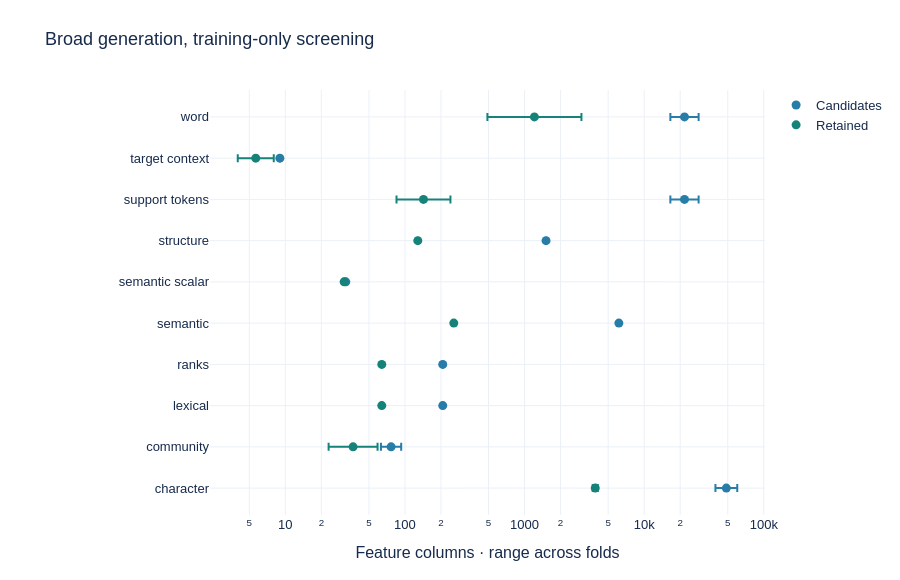

The notebook cell this image was saved under:
### Markdown cell above
## 2 · Search broadly, with a rationale
The broad bank contains word and character ngrams; 1,512 structural/context interactions; 207 lexical similarity transformations; support-conditioned token products; 6,144 frozen embedding coordinates/interactions; 32 semantic geometry summaries; 207 training-relative ranks; community indicators; and nine nested target/frequency/novelty candidates.

The separate joint-text probe adds 99 entailment/contradiction/neutral transformations from frozen DeBERTa. Support summaries are invariant to swapping the two positive or two negative examples. Every family has provenance, availability and leakage notes in the [feature catalog](../docs/FEATURE_RESEARCH.md). Counts below are **per-fold candidate columns**, not a sum over repeated CV fits.

### Code cell
screen = pd.DataFrame(research["screening"]["folds"])
counts = screen.groupby(["protocol", "fold"])[["candidates", "retained", "rejected"]].sum()
joint_counts = pd.DataFrame(pairs["screening"])
combined_counts = counts + joint_counts[joint_counts.model == "all_nli"].set_index(["protocol", "fold"])[["candidates", "retained", "rejected"]]
if instructions is not None:
    instruction_counts = pd.DataFrame(instructions["screening"])
    combined_counts += instruction_counts[instruction_counts.model == "instruction_features"].set_index(["protocol", "fold"])[["candidates", "retained", "rejected"]]
print("Per-fold screened bank totals, including each joint-text family once:")
display(combined_counts)
display(screen.groupby("family")[["candidates", "retained"]].agg(["min", "max"]))
display_figure(root, "screening")

### Figure 1 — Plotly figure (JSON) as saved in the notebook; plotly's stock layout.template omitted (floating-point values rounded to 4 significant figures)
{"data": [{"error_x": {"array": [11360.0, 16.46, 0.0, 0.0, 0.0, 0.0, 0.0, 6791.0, 0.0, 6791.0], "arrayminus": [9211.0, 13.54, 0.0, 0.0, 0.0, 0.0, 0.0, 5174.0, 0.0, 5174.0], "symmetric": false, "type": "data"}, "marker": {"color": "#277da8", "size": 9}, "mode": "markers", "name": "Candidates", "type": "scatter", "x": [48640.0, 76.54, 207.0, 207.0, 6144.0, 32.0, 1512.0, 21730.0, 9.0, 21730.0], "y": ["character", "community", "lexical", "ranks", "semantic", "semantic scalar", "structure", "support tokens", "target context", "word"]}, {"error_x": {"array": [197.8, 22.16, 0.0, 0.0, 0.0, 0.0, 0.0, 97.17, 2.343, 1779.0], "arrayminus": [188.2, 13.84, 0.0, 0.0, 0.0, 0.0, 0.0, 57.83, 1.657, 719.8], "symmetric": false, "type": "data"}, "marker": {"color": "#16837b", "size": 9}, "mode": "markers", "name": "Retained", "type": "scatter", "x": [3898.0, 36.84, 64.0, 64.0, 256.0, 31.0, 128.0, 142.8, 5.657, 1209.0], "y": ["character", "community", "lexical", "ranks", "semantic", "semantic scalar", "structure", "support tokens", "target context", "word"]}], "layout": {"font": {"color": "#172b4d", "family": "Arial", "size": 13}, "height": 580, "margin": {"b": 65, "l": 210, "r": 45, "t": 90}, "paper_bgcolor": "white", "plot_bgcolor": "white", "title": {"text": "Broad generation, training-only screening"}, "xaxis": {"title": {"text": "Feature columns · range across folds"}, "type": "log"}}}
